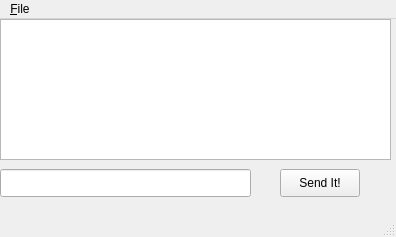
<ui version="4.0" >
 <class>udpClient</class>
 <widget class="QMainWindow" name="udpClient" >
  <property name="geometry" >
   <rect>
    <x>0</x>
    <y>0</y>
    <width>396</width>
    <height>237</height>
   </rect>
  </property>
  <property name="windowTitle" >
   <string>udpClient</string>
  </property>
  <widget class="QWidget" name="centralwidget" >
   <property name="geometry" >
    <rect>
     <x>0</x>
     <y>26</y>
     <width>396</width>
     <height>188</height>
    </rect>
   </property>
   <widget class="QPlainTextEdit" name="outputBox" >
    <property name="geometry" >
     <rect>
      <x>0</x>
      <y>0</y>
      <width>391</width>
      <height>141</height>
     </rect>
    </property>
    <property name="readOnly" >
     <bool>true</bool>
    </property>
   </widget>
   <widget class="QLineEdit" name="lineEdit" >
    <property name="geometry" >
     <rect>
      <x>0</x>
      <y>150</y>
      <width>251</width>
      <height>28</height>
     </rect>
    </property>
   </widget>
   <widget class="QPushButton" name="pushButton" >
    <property name="geometry" >
     <rect>
      <x>280</x>
      <y>150</y>
      <width>80</width>
      <height>28</height>
     </rect>
    </property>
    <property name="text" >
     <string>Send It!</string>
    </property>
   </widget>
  </widget>
  <widget class="QMenuBar" name="menubar" >
   <property name="geometry" >
    <rect>
     <x>0</x>
     <y>0</y>
     <width>396</width>
     <height>26</height>
    </rect>
   </property>
   <widget class="QMenu" name="menu_File" >
    <property name="title" >
     <string>&amp;File</string>
    </property>
    <addaction name="actionE_xit" />
   </widget>
   <addaction name="menu_File" />
  </widget>
  <widget class="QStatusBar" name="statusbar" >
   <property name="geometry" >
    <rect>
     <x>0</x>
     <y>214</y>
     <width>396</width>
     <height>23</height>
    </rect>
   </property>
  </widget>
  <action name="actionE_xit" >
   <property name="text" >
    <string>E&amp;xit</string>
   </property>
  </action>
 </widget>
 <resources/>
 <connections>
  <connection>
   <sender>actionE_xit</sender>
   <signal>triggered()</signal>
   <receiver>udpClient</receiver>
   <slot>close()</slot>
   <hints>
    <hint type="sourcelabel" >
     <x>-1</x>
     <y>-1</y>
    </hint>
    <hint type="destinationlabel" >
     <x>399</x>
     <y>299</y>
    </hint>
   </hints>
  </connection>
 </connections>
</ui>
